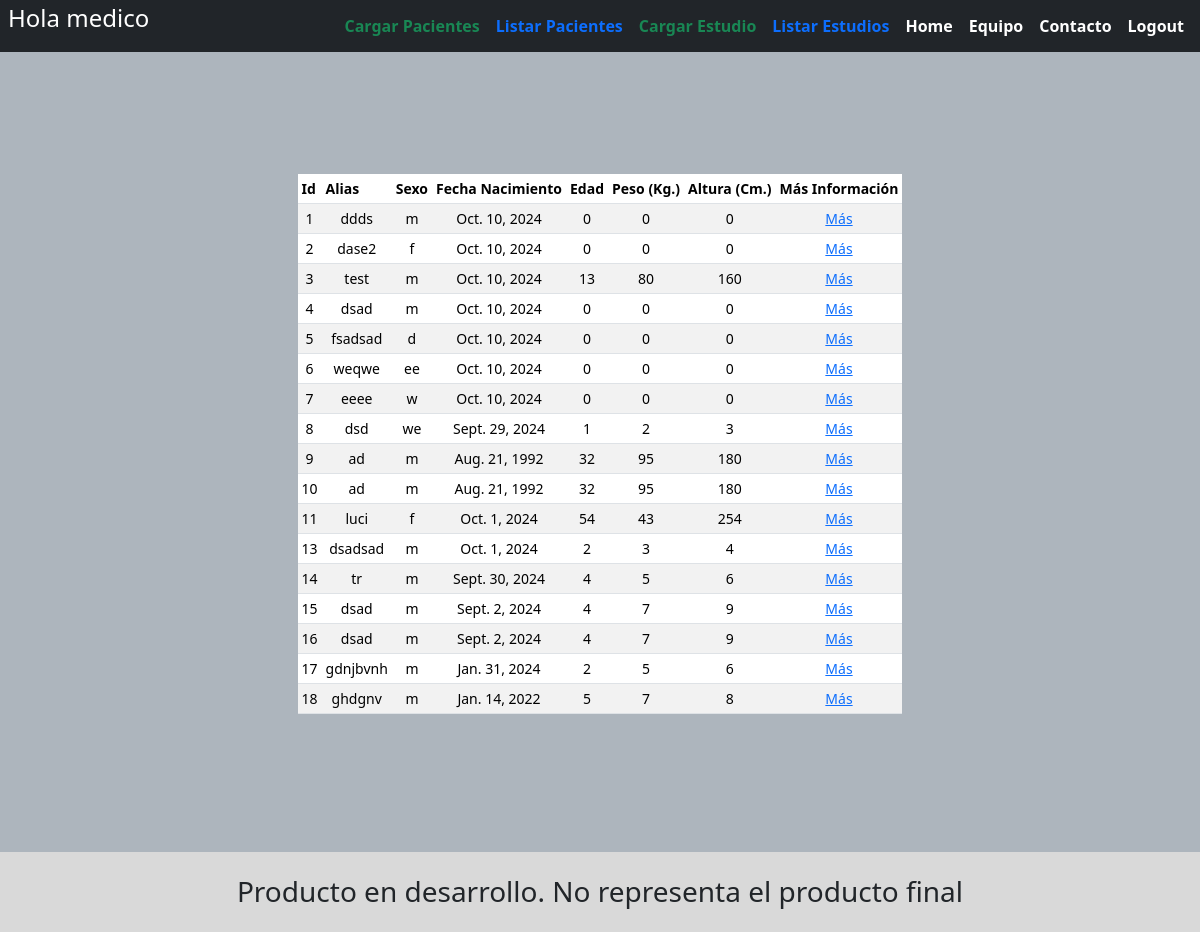
Screenshot of /listado_pacientes/ (signed in) with the database file from the repository.
### account/models.py (models this page shows, shortened)
class Account(AbstractBaseUser):
	email					= models.EmailField(verbose_name="email", max_length=60, unique=True)
	username				= models.CharField(max_length=30, unique=True)
	date_joined				= models.DateTimeField(verbose_name='date joined', auto_now_add=True)
	last_login				= models.DateTimeField(verbose_name='last login', auto_now=True)
	is_admin				= models.BooleanField(default=False)
	is_active				= models.BooleanField(default=True)
	is_staff				= models.BooleanField(default=False)
	is_superuser			= models.BooleanField(default=False)
	is_doctor				= models.BooleanField(default=False)
	is_investigador			= models.BooleanField(default=True)
	USERNAME_FIELD = 'email'
	REQUIRED_FIELDS = ['username']
	objects = MyAccountManager()

### pacientes/models.py (models this page shows, shortened)
class Paciente(models.Model):
	id 						= models.BigAutoField(primary_key=True, unique=True)
	medico					= models.CharField(max_length=30, null=False, blank=False, default="no")
	alias					= models.CharField(max_length=30, null=False, blank=False)
	sexo					= models.CharField(max_length=3, null=False, blank=False, default="asd")
	nacimiento				= models.DateField(verbose_name='nacimiento', default=datetime.date.today )
	edad					= models.IntegerField(verbose_name='edad', default="0")
	peso					= models.IntegerField(verbose_name='peso', default="0")
	altura					= models.IntegerField(verbose_name='altura', default="0")

### pacientes/views.py (the view)
# urls.py: path('listado_pacientes/', listado_pacientes_view, name="listado_paciente"),
def listado_pacientes_view(request):
	user = request.user.username
	context = {}
	listapacientes = Paciente.objects.all().filter(medico=user)
	context['listapacientes']=listapacientes
	return render(request, 'pacientes/lista_paciente.html',context)

### pacientes/templates/pacientes/lista_paciente.html (shortened to what this page needs)
{% extends 'base.html' %}
{% block content %}
<div class="table-responsive small">
	<table class="table table-striped table-sm">
		<thead>
      <tr>
        <th scope="col">Id</th>
        <th scope="col">Alias</th>
        <th scope="col">Sexo</th>
        <th scope="col">Fecha Nacimiento</th>
        <th scope="col">Edad</th>
        <th scope="col">Peso (Kg.)</th>
        <th scope="col">Altura (Cm.)</th>
        <th scope="col">Más Información</th>
      </tr>
    </thead>
    <tbody>
    	{% for paciente in listapacientes %}
    	<tr>
				<td class="text-center align-middle">{{paciente.id}}</td>
				<td class="text-center align-middle">{{paciente.alias}}</td>
				<td class="text-center align-middle">{{paciente.sexo}}</td>
				<td class="text-center align-middle">{{paciente.nacimiento}}</td>
				<td class="text-center align-middle">{{paciente.edad}}</td>
				<td class="text-center align-middle">{{paciente.peso}}</td>
				<td class="text-center align-middle">{{paciente.altura}}</td>
				<td class="text-center align-middle">
					<a href="{% url 'datos_paciente' %}">Más</a>
				</td>
    	</tr>
    	{% endfor %}
    </tbody>
	</table>
</div>
{% endblock content %}

### templates/Snippets/header.html (shortened to what this page needs)
<link href="https://cdn.jsdelivr.net/npm/bootstrap@5.3.3/dist/css/bootstrap.min.css" rel="stylesheet">
<div class="d-flex flex-column flex-md-row align-items-center pb-0 mb-0 " style="background-color: #212529;">
  <a href="/" class="d-flex align-items-center link-body-emphasis text-decoration-none">
	<span class="fs-4 text-white px-2">
		{% if request.user.is_authenticated %}
  		<p>Hola {{request.user.username}}</p>
    {% endif %}
	</span>
  </a>
  <nav class="d-inline-flex mt-2 mt-md-0 ms-md-auto">
  	{% if request.user.is_authenticated %}
	  	{% if request.user.is_admin %}
	  		<a class="me-3 py-2 link-body-emphasis text-decoration-none text-white fw-bold" href="{% url 'home' %}">Home</a>
	  		<a class="me-3 py-2 link-body-emphasis text-decoration-none text-white fw-bold" href="/admin">Admin</a>
	  		<a class="me-3 py-2 link-body-emphasis text-decoration-none text-white fw-bold" href="{% url 'team_main' %}">Equipo</a>
				<a class="me-3 py-2 link-body-emphasis text-decoration-none text-white fw-bold" href="{% url 'register' %}">Register</a>
				<a class="me-3 py-2 link-body-emphasis text-decoration-none text-white fw-bold" href="{% url 'account' %}">Account</a>
				<a class="me-3 py-2 link-body-emphasis text-decoration-none text-white fw-bold" href="{% url 'logout' %}">Logout</a>
	    {% elif request.user.is_doctor %}
	    	<a class="me-3 py-2 link-body-emphasis text-decoration-none text-success fw-bold" href="{% url 'carga_paciente' %}">Cargar Pacientes</a>
	    	<a class="me-3 py-2 link-body-emphasis text-decoration-none text-primary fw-bold" href="{% url 'listado_paciente' %}">Listar Pacientes</a>
	    	<a class="me-3 py-2 link-body-emphasis text-decoration-none text-success fw-bold" href="{% url 'carga_estudio' %}">Cargar Estudio</a>
	    	<a class="me-3 py-2 link-body-emphasis text-decoration-none text-primary fw-bold" href="{% url 'lista_estudio_1' %}">Listar Estudios</a>
	    	<a class="me-3 py-2 link-body-emphasis text-decoration-none text-white fw-bold" href="{% url 'home' %}">Home</a>
	    	<a class="me-3 py-2 link-body-emphasis text-decoration-none text-white fw-bold" href="{% url 'team_main' %}">Equipo</a>
				<a class="me-3 py-2 link-body-emphasis text-decoration-none text-white fw-bold" href="{% url 'contacto' %}">Contacto</a>
				<a class="me-3 py-2 link-body-emphasis text-decoration-none text-white fw-bold" href="{% url 'logout' %}">Logout</a>
	    {% endif %}
    {% endif %}
  </nav>
</div>

### templates/Snippets/header.html (style rules this page uses)
body { background-image: linear-gradient(180deg, var(--bs-secondary-bg), var(--bs-body-bg) 100px, var(--bs-body-bg)); }

### rows the page displays
Account: user.username "medico"
Paciente: id "1", alias "ddds", sexo "m", nacimiento "Oct. 10, 2024", edad "0", peso "0", altura "0"
Paciente: id "2", alias "dase2", sexo "f", nacimiento "Oct. 10, 2024", edad "0", peso "0", altura "0"
Paciente: id "3", alias "test", sexo "m", nacimiento "Oct. 10, 2024", edad "13", peso "80", altura "160"
Paciente: id "4", alias "dsad", sexo "m", nacimiento "Oct. 10, 2024", edad "0", peso "0", altura "0"
Paciente: id "5", alias "fsadsad", sexo "d", nacimiento "Oct. 10, 2024", edad "0", peso "0", altura "0"
Paciente: id "6", alias "weqwe", sexo "ee", nacimiento "Oct. 10, 2024", edad "0", peso "0", altura "0"
Paciente: id "7", alias "eeee", sexo "w", nacimiento "Oct. 10, 2024", edad "0", peso "0", altura "0"
Paciente: id "8", alias "dsd", sexo "we", nacimiento "Sept. 29, 2024", edad "1", peso "2", altura "3"
Paciente: id "9", alias "ad", sexo "m", nacimiento "Aug. 21, 1992", edad "32", peso "95", altura "180"
Paciente: id "10", alias "ad", sexo "m", nacimiento "Aug. 21, 1992", edad "32", peso "95", altura "180"
Paciente: id "11", alias "luci", sexo "f", nacimiento "Oct. 1, 2024", edad "54", peso "43", altura "254"
Paciente: id "13", alias "dsadsad", sexo "m", nacimiento "Oct. 1, 2024", edad "2", peso "3", altura "4"
Paciente: id "14", alias "tr", sexo "m", nacimiento "Sept. 30, 2024", edad "4", peso "5", altura "6"
Paciente: id "15", alias "dsad", sexo "m", nacimiento "Sept. 2, 2024", edad "4", peso "7", altura "9"
Paciente: id "16", alias "dsad", sexo "m", nacimiento "Sept. 2, 2024", edad "4", peso "7", altura "9"
Paciente: id "17", alias "gdnjbvnh", sexo "m", nacimiento "Jan. 31, 2024", edad "2", peso "5", altura "6"
Paciente: id "18", alias "ghdgnv", sexo "m", nacimiento "Jan. 14, 2022", edad "5", peso "7", altura "8"
